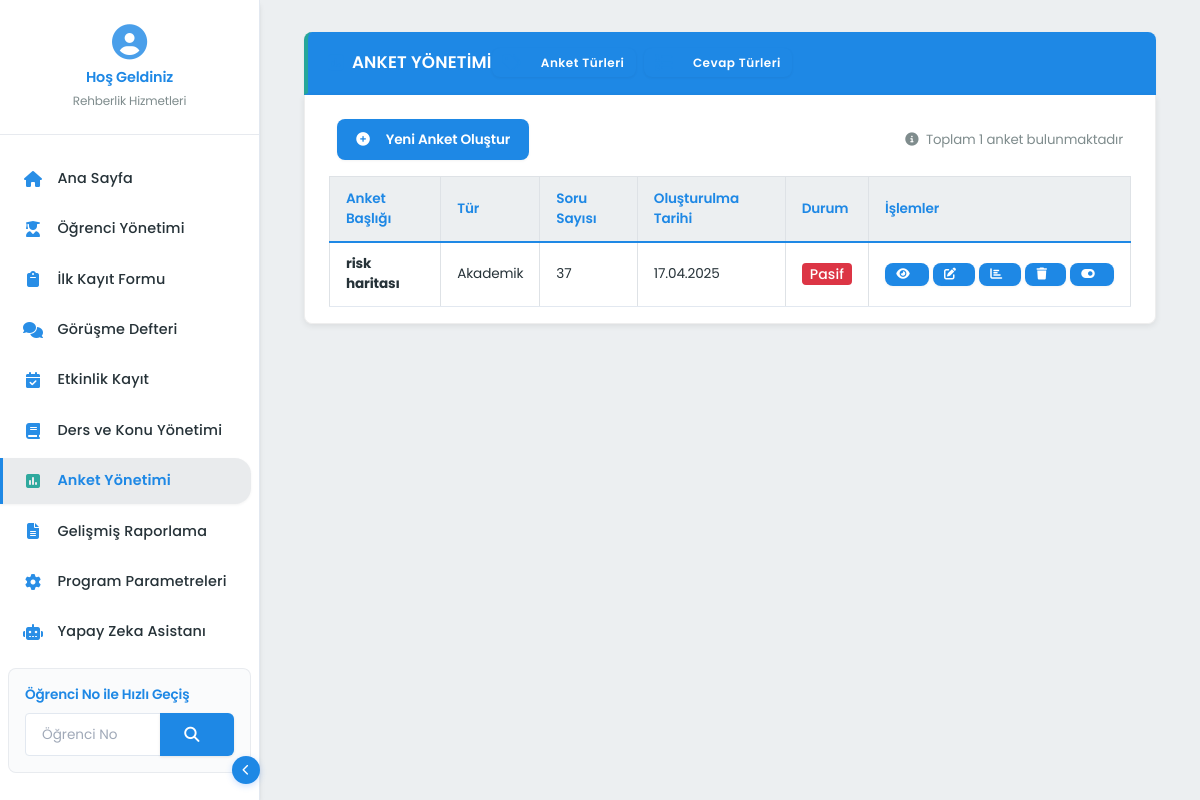
The app's page /anket-yonetimi/ with its own data.
### app/blueprints/anket_yonetimi/models.py (models this page shows, shortened)
class Anket(db.Model):
    __tablename__ = 'anketler'
    __table_args__ = {'extend_existing': True}
    id = db.Column(db.Integer, primary_key=True)
    anket_turu_id = db.Column(db.Integer, db.ForeignKey('anket_turleri.id'), nullable=False)
    baslik = db.Column(db.String(200), nullable=False)
    aciklama = db.Column(db.Text, nullable=True)
    olusturma_tarihi = db.Column(db.DateTime, default=datetime.now)
    guncelleme_tarihi = db.Column(db.DateTime, default=datetime.now, onupdate=datetime.now)
    aktif = db.Column(db.Boolean, default=True)
    anket_turu = relationship("AnketTuru", back_populates="anketler")
    sorular = relationship("AnketSoru", back_populates="anket", cascade="all, delete-orphan")
    ogrenci_anketleri = relationship("OgrenciAnket", back_populates="anket", cascade="all, delete-orphan")

class AnketTuru(db.Model):
    __tablename__ = 'anket_turleri'
    __table_args__ = {'extend_existing': True}
    id = db.Column(db.Integer, primary_key=True)
    tur_adi = db.Column(db.String(100), nullable=False, unique=True)
    aciklama = db.Column(db.Text, nullable=True)
    anketler = relationship("Anket", back_populates="anket_turu")

### app/blueprints/anket_yonetimi/routes.py (the view)
@anket_yonetimi_bp.route('/')
@admin_required
def index():
    anketler = AnketService.get_anketler()
    return render_template('anket_yonetimi/index.html', anketler=anketler)

### app/blueprints/anket_yonetimi/services.py (called while the page is built)
    @staticmethod
    def get_anketler(aktif_mi=None):
        if aktif_mi is None:
            return Anket.query.order_by(Anket.olusturma_tarihi.desc()).all()
        else:
            return Anket.query.filter_by(aktif=aktif_mi).order_by(Anket.olusturma_tarihi.desc()).all()

### app/utils/auth.py (called while the page is built)
def admin_required(f):
    @wraps(f)
    def decorated_function(*args, **kwargs):
        return f(*args, **kwargs)
    return decorated_function

### app/utils/session.py (called while the page is built)
def get_aktif_ogrenci():
    try:
        if 'aktif_ogrenci_id' in session:
            return Ogrenci.query.get(session['aktif_ogrenci_id'])
    except Exception:
        pass
    return None

### app/blueprints/anket_yonetimi/templates/anket_yonetimi/index.html (shortened to what this page needs)
{% extends "base.html" %}
{% block content %}
<div class="modern-section">
    <div class="modern-section-title">
        <div class="d-flex align-items-center justify-content-between">
            <div class="d-flex align-items-center">
                <i class="fas fa-poll me-2"></i>
                <span>ANKET YÖNETİMİ</span>
            </div>
            <div class="d-flex">
                <a href="{{ url_for('anket_yonetimi.anket_turleri') }}" class="modern-action-btn me-2" style="font-size: 0.75rem; padding: 0.35rem 0.7rem;">
                    <i class="fas fa-tags"></i> Anket Türleri
                </a>
                <a href="{{ url_for('anket_yonetimi.cevap_turleri') }}" class="modern-action-btn" style="font-size: 0.75rem; padding: 0.35rem 0.7rem;">
                    <i class="fas fa-list-ol"></i> Cevap Türleri
                </a>
            </div>
        </div>
    </div>
    <div class="modern-panel pb-3">
        <div class="d-flex justify-content-between align-items-center mb-3 px-2">
            <div>
                <a href="{{ url_for('anket_yonetimi.yeni_anket') }}" class="modern-action-btn">
                    <i class="fas fa-plus-circle"></i> Yeni Anket Oluştur
                </a>
            </div>
            <div class="text-muted small">
                <i class="fas fa-info-circle me-1"></i> Toplam {{ anketler|length if anketler else 0 }} anket bulunmaktadır
            </div>
        </div>
        {% if anketler %}
            <div class="table-responsive">
                <table class="modern-table">
                    <thead>
                        <tr>
                            <th>Anket Başlığı</th>
                            <th>Tür</th>
                            <th>Soru Sayısı</th>
                            <th>Oluşturulma Tarihi</th>
                            <th>Durum</th>
                            <th style="min-width: 250px;">İşlemler</th>
                        </tr>
                    </thead>
                    <tbody>
                        {% for anket in anketler %}
                        <tr>
                            <td class="fw-bold">{{ anket.baslik }}</td>
                            <td>{{ anket.anket_turu.tur_adi }}</td>
                            <td>{{ anket.sorular|length }}</td>
                            <td>{{ anket.olusturma_tarihi|format_date }}</td>
                            <td>
                                {% if anket.aktif %}
                                    <span class="badge bg-success rounded-1 py-1 px-2">Aktif</span>
                                {% else %}
                                    <span class="badge bg-danger rounded-1 py-1 px-2">Pasif</span>
                                {% endif %}
                            </td>
                            <td>
                                <div class="d-flex gap-1">
                                    <a href="{{ url_for('anket_yonetimi.anket_detay', anket_id=anket.id) }}"
                                        class="modern-action-btn" style="font-size: 0.75rem; padding: 0.35rem 0.7rem;" title="Detaylar">
                                        <i class="fas fa-eye"></i>
                                    </a>
                                    <a href="{{ url_for('anket_yonetimi.duzenle_anket', anket_id=anket.id) }}"
                                        class="modern-action-btn" style="font-size: 0.75rem; padding: 0.35rem 0.7rem;" title="Düzenle">
                                        <i class="fas fa-edit"></i>
                                    </a>
                                    <a href="{{ url_for('anket_yonetimi.anket_sonuclari', anket_id=anket.id) }}"
                                        class="modern-action-btn" style="font-size: 0.75rem; padding: 0.35rem 0.7rem;" title="Sonuçları Gör">
                                        <i class="fas fa-chart-bar"></i>
                                    </a>
                                    <button type="button" class="modern-action-btn" style="font-size: 0.75rem; padding: 0.35rem 0.7rem;"
                                            data-bs-toggle="modal"
                                            data-bs-target="#deleteModal{{ anket.id }}" title="Sil">
                                        <i class="fas fa-trash"></i>
                                    </button>
                                    <form action="{{ url_for('anket_yonetimi.anket_durum_degistir', anket_id=anket.id) }}" method="post" class="d-inline">
                                        <button type="submit" class="modern-action-btn" style="font-size: 0.75rem; padding: 0.35rem 0.7rem;"
                                                title="{{ 'Pasifleştir' if anket.aktif else 'Aktifleştir' }}">
                                            <i class="fas {{ 'fa-toggle-off' if anket.aktif else 'fa-toggle-on' }}"></i>
                                        </button>
                                    </form>
                                </div>
                            </td>
                        </tr>
                        {% endfor %}
                    </tbody>
                </table>
            </div>
        {% endif %}
    </div>
</div>
{% endblock %}

### app/static/css/animations.css (style rules this page uses)
.badge { transition: all 0.2s ease; }

### app/static/css/minimal.css (style rules this page uses)
:root { --primary-color: #4f46e5; --primary-light: #818cf8; --primary-dark: #4338ca; --success-color: #10b981; --warning-color: #f59e0b; --danger-color: #ef4444; --info-color: #06b6d4; --text-color: #1e293b; --text-light: #64748b; --bg-white: #ffffff; --bg-light: #f8fafc; --border-color: #e2e8f0; --shadow-sm: 0 1px 3px rgba(0,0,0,.05); --shadow-md: 0 2px 6px rgba(0,0,0,.08); --shadow-lg: 0 4px 12px rgba(0,0,0,.12); --radius-sm: 0.5rem; --radius-md: 0.75rem; --radius-lg: 1rem; --transition: .2s ease; }
.badge { padding: 0.375rem 0.75rem; border-radius: var(--radius-sm); font-weight: 500; font-size: 0.875rem; }

### app/templates/base.html (style rules this page uses)
:root { --primary-color: #1E88E5; --primary-dark: #1565C0; --primary-light: #64B5F6; --secondary-color: #26A69A; --secondary-dark: #00897B; --accent-color: #FF5722; --primary-gradient: linear-gradient(135deg, var(--primary-color) 0%, var(--primary-dark) 100%); --secondary-gradient: linear-gradient(135deg, var(--secondary-color) 0%, var(--secondary-dark) 100%); --success-light: #E8F5E9; --warning-light: #FFF8E1; --info-light: #E1F5FE; --danger-light: #FFEBEE; --primary-light-bg: #E3F2FD; --accent-light: #FFAB91; --text-color: #263238; --text-light: #607D8B; --bg-light: #ECEFF1; --bg-white: #FFFFFF; --bg-darker: #F5F5F5; --gray-100: #F5F5F5; --gray-200: #EEEEEE; --gray-300: #E0E0E0; --gray-800: #37474F; --danger-color: #F44336; --warning-color: #FFC107; --info-color: #03A9F4; --success-color: #4CAF50; --shadow-small: 0 2px 4px rgba(0,0,0,0.1); --shadow-medium: 0 4px 8px rgba(0,0,0,0.12), 0 2px 4px rgba(0,0,0,0.08); --shadow-large: 0 15px 30px rgba(0,0,0,0.11), 0 5px 15px rgba(0,0,0,0.08); --radius-sm: 4px; --radius-md: 8px; --radius-lg: 16px; }
body { font-family: 'Poppins', sans-serif; color: var(--text-color); background-color: var(--bg-light); line-height: 1.5; font-size: 0.95rem; overflow-x: hidden; -webkit-font-smoothing: antialiased; -moz-osx-font-smoothing: grayscale; }
.modern-section { margin-bottom: 2rem; }
.modern-section-title { background-color: var(--primary-color); color: white; padding: 1rem 1.25rem; border-radius: 8px 8px 0 0; font-weight: 600; letter-spacing: 0.5px; border-left: 4px solid var(--secondary-color); }
.modern-panel { background-color: white; border: 1px solid var(--gray-200); border-top: none; border-radius: 0 0 8px 8px; padding: 1.5rem; }

### records on screen
Anket: baslik "risk haritası", anket_turu.tur_adi "Akademik", sorular|length "37", olusturma_tarihi "17.04.2025", aktif "Pasif"

### other values on screen
{{ anketler|length if anketler else 0 }} "1"
